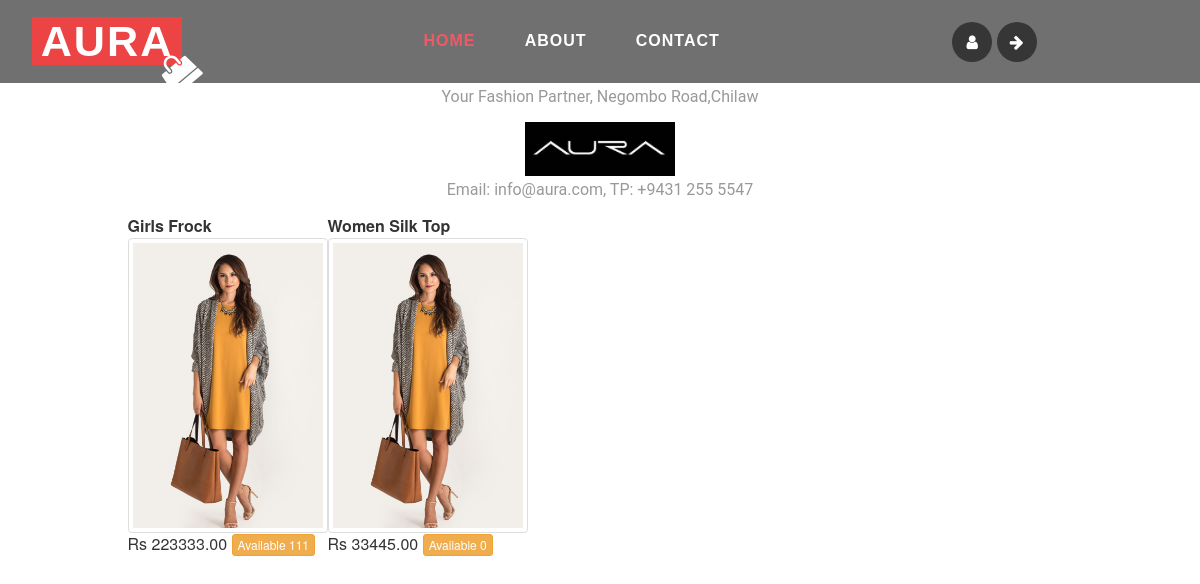
Before: / with the older database file.
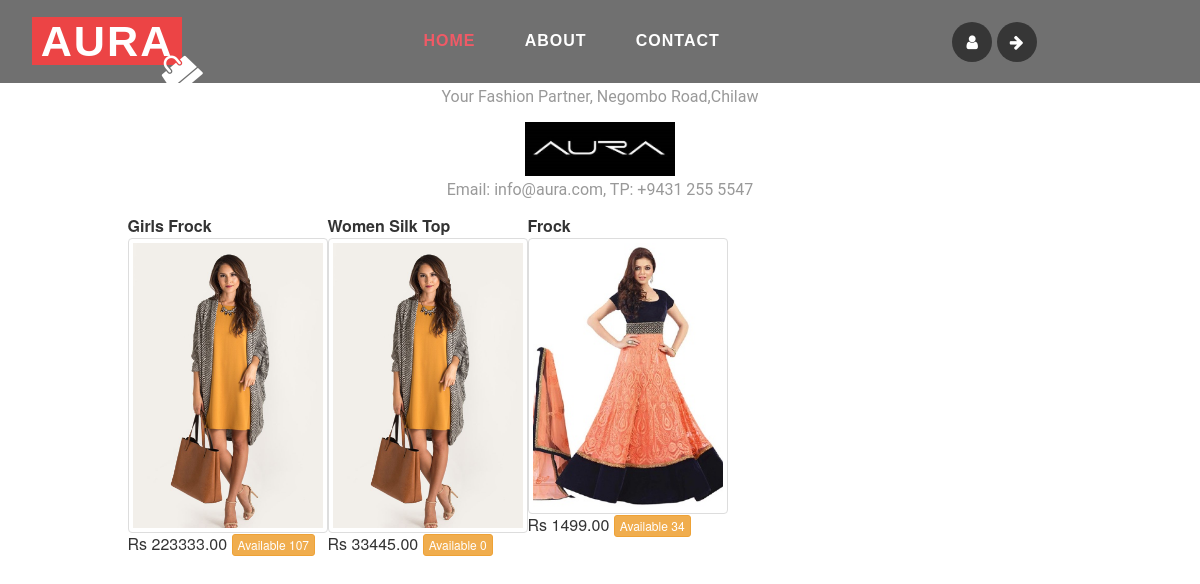
After: the same page with the newer database file.
### tables this page shows
CREATE TABLE `aura_item` (
  `id` int(5) NOT NULL AUTO_INCREMENT,
  `item_name` varchar(50) DEFAULT NULL,
  `category` varchar(50) DEFAULT NULL,
  `price` decimal(10,2) DEFAULT '0.00',
  `available_qty` int(5) DEFAULT '0',
  `status` varchar(10) DEFAULT 'ACTIVE',
  `img_path` varchar(100) DEFAULT NULL,
  PRIMARY KEY (`id`)
);

### DB.php (called while the page is built, shortened)
<?php
function getDBConnection() {
    $servername = "localhost";
    $username = "root";
    $password = "123";
    $db = "aura_db";
    $conn = mysqli_connect($servername, $username, $password, $db);
    if (!$conn) {
        die("Connection failed: " . mysqli_connect_error());
    } else {
        return $conn;
    }
}
function getData($sql) {
    $conn = getDBConnection();
    $result = mysqli_query($conn, $sql);
    if (mysqli_num_rows($result) > 0) {
        return $result;
    } else {
        return FALSE;
    }
}
?>

### index.php (the view, shortened to what this page needs)
<!DOCTYPE html>
<html lang="en">
    <head>
        <link href="css/bootstrap.css" rel="stylesheet" type="text/css" media="all" />
        <link rel="stylesheet" href="css/chocolat.css" type="text/css">
        <link rel="stylesheet" href="css/style.css" type="text/css" media="all" />
        <link rel="stylesheet" href="css/flexslider.css" type="text/css" media="screen" />
        <link href="css/font-awesome.css" rel="stylesheet">
    </head>
    <body>
        <div class="bannerx" id="home">
            <div class="w3-header-bottom">
                <div class="w3layouts-logo">
                    <h1>
                        <a href="index.php">AURA </a>
                        <i class="fa fa-shopping-bag" aria-hidden="true"></i>
                    </h1>
                </div>
                <div class="top-nav">
                    <nav class="navbar navbar-default">
                        <div class="collapse navbar-collapse" id="bs-example-navbar-collapse-1">
                            <ul class="nav navbar-nav">
                                <?php include './_menu_common.php'; ?>
                            </ul>
                        </div>
                    </nav>
                </div>
                <div class="agileinfo-social-grids">
                    <ul>
                        <li><a href="registration.php"><i class="fa fa-user"></i></a></li>
                        <li><a href="login.php"><i class="fa fa-arrow-right"></i></a></li>
                    </ul>
                </div>
                <div class="clearfix"> </div>
            </div>
        </div>
        <div class="container">
            <div class="row">
                <div class="col-md-12">
                    <center>
                    <p>Your Fashion Partner, Negombo Road,Chilaw</p>
                    <img src="images/aura.PNG" style="width: 150px" />
                    <p>Email: info@aura.com, TP: +9431 255 5547</p>
                    </center>
                </div>
            </div>
            <div class="row">
                <div class="col-md-1"></div>
                <div class="col-md-10">
                    <?php
                    include './DB.php';
                    $sql = " SELECT * FROM aura_item WHERE status = 'ACTIVE' ";
                    $resultx = getData($sql);
                    if ($resultx != FALSE) {
                        while ($row = mysqli_fetch_assoc($resultx)) {
                            ?>
                            <div class="Itemthub">
                                <form action="purchase_item.php"  method="post" >
                                    <b><?= $row['item_name']; ?></b>
                                    <img src="uploads/<?= $row['img_path'] ?>" alt="" class="img-thumbnail">
                                    <table>
                                        <tr>
                                            <td>Rs <?= $row['price'] ?> <span class="btn btn-warning btn-xs" >Available <?= $row['available_qty'] ?>  </span></td>
                                        </tr>
                                    </table>
                                </form>
                            </div>
                            <?php
                        }
                    }
                    ?>
                </div>
                <div class="col-md-1"></div>
            </div>
        </div>
    </body>
</html>

Changed rows visible on the page:
changed aura_item "Girls Frock": available_qty "111" → "107"
added aura_item: item_name "Frock", img_path (picture), price "1499.00", available_qty "34"
